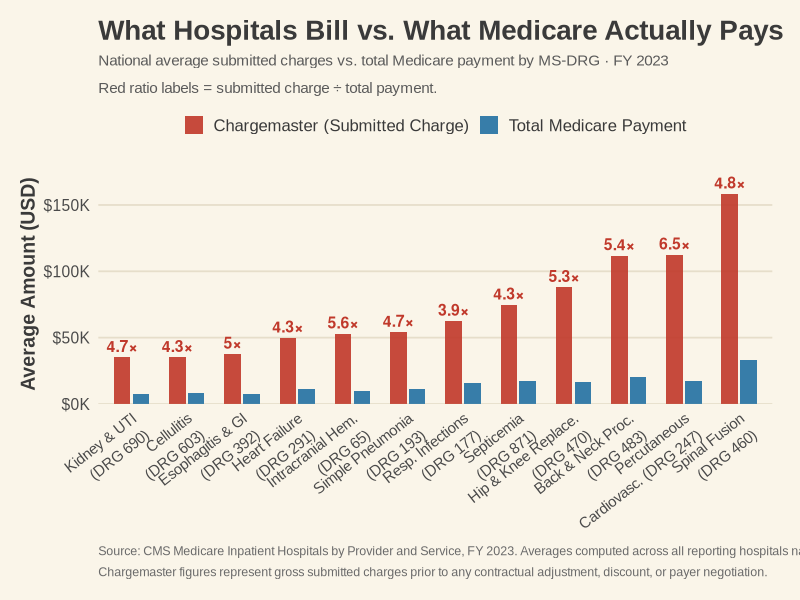

This figure's R source:
# ============================================================
# What Hospitals Bill vs. What Medicare Actually Pays
# Notes from the Abstracts — The Bill You Can't Read
# A. Rupert Crocker
# Source: CMS Medicare Inpatient Hospitals by Provider and Service, FY 2023
# ============================================================

library(ggplot2)
library(dplyr)
library(tidyr)
library(scales)

theme_1950s <- function() {
  theme_minimal(base_family = "Arial", base_size = 14) +
    theme(
      plot.background    = element_rect(fill = "#FAF5E9", color = NA),
      panel.background   = element_rect(fill = "#FAF5E9", color = NA),
      panel.grid.major   = element_line(color = "#E6DECA", linewidth = 0.6),
      panel.grid.minor   = element_blank(),
      axis.title         = element_text(face = "bold", color = "#3A3A3A"),
      axis.text          = element_text(color = "#4A4A4A"),
      plot.title         = element_text(face = "bold", size = 20, color = "#3A3A3A"),
      plot.subtitle      = element_text(size = 11, color = "#5A5A5A"),
      plot.margin        = margin(15, 20, 15, 15),
      legend.position    = "none"
    )
}

drg_data <- tribble(
  ~drg, ~label,                                ~charge,  ~total_pymt,
  690,  "Kidney & UTI\n(DRG 690)",              35026,    7481,
  603,  "Cellulitis\n(DRG 603)",                35047,    8208,
  392,  "Esophagitis & GI\n(DRG 392)",          37534,    7500,
  291,  "Heart Failure\n(DRG 291)",             49752,    11548,
   65,  "Intracranial Hem.\n(DRG 65)",          52757,    9482,
  193,  "Simple Pneumonia\n(DRG 193)",          54043,    11527,
  177,  "Resp. Infections\n(DRG 177)",          62325,    15986,
  871,  "Septicemia\n(DRG 871)",                74731,    17235,
  470,  "Hip & Knee Replace.\n(DRG 470)",       87838,    16458,
  483,  "Back & Neck Proc.\n(DRG 483)",        111791,    20519,
  247,  "Percutaneous\nCardiovasc. (DRG 247)", 112338,    17170,
  460,  "Spinal Fusion\n(DRG 460)",            158444,    32881
) %>%
  mutate(
    ratio = round(charge / total_pymt, 1),
    label = factor(label, levels = label)
  )

plot_data <- drg_data %>%
  pivot_longer(
    cols      = c(charge, total_pymt),
    names_to  = "measure",
    values_to = "amount"
  ) %>%
  mutate(
    measure = factor(
      measure,
      levels = c("charge", "total_pymt"),
      labels = c("Chargemaster (Submitted Charge)", "Total Medicare Payment")
    )
  )

pal <- c(
  "Chargemaster (Submitted Charge)" = "#C0392B",
  "Total Medicare Payment"          = "#2471A3"
)

p <- ggplot(plot_data, aes(x = label, y = amount, fill = measure)) +
  geom_col(
    position = position_dodge(width = 0.68),
    width    = 0.60,
    alpha    = 0.91
  ) +
  geom_text(
    data        = drg_data,
    aes(x       = label, y = charge,
        label   = paste0(ratio, "\u00d7"),
        fill    = NULL),
    position    = position_nudge(x = -0.17),
    vjust       = -0.45,
    hjust       = 0.5,
    size        = 4.0,
    color       = "#C0392B",
    fontface    = "bold",
    inherit.aes = FALSE
  ) +
  scale_y_continuous(
    labels = label_dollar(scale = 1e-3, suffix = "K"),
    expand = expansion(mult = c(0, 0.14))
  ) +
  scale_fill_manual(values = pal, name = NULL) +
  labs(
    title    = "What Hospitals Bill vs. What Medicare Actually Pays",
    subtitle = "National average submitted charges vs. total Medicare payment by MS-DRG \u00b7 FY 2023\nRed ratio labels = submitted charge \u00f7 total payment.",
    x        = NULL,
    y        = "Average Amount (USD)",
    caption  = "Source: CMS Medicare Inpatient Hospitals by Provider and Service, FY 2023. Averages computed across all reporting hospitals nationally.\nChargemaster figures represent gross submitted charges prior to any contractual adjustment, discount, or payer negotiation."
  ) +
  theme_1950s() +
  theme(
    legend.position    = "top",
    legend.text        = element_text(size = 12, color = "#3A3A3A"),
    legend.key.size    = unit(1.0, "lines"),
    legend.spacing.x   = unit(0.4, "cm"),
    axis.text.x        = element_text(angle = 38, hjust = 1, size = 10.5,
                                      lineheight = 1.2),
    panel.grid.major.x = element_blank(),
    plot.subtitle      = element_text(size = 11, color = "#5A5A5A",
                                      lineheight = 1.5),
    plot.caption       = element_text(size = 9, color = "#6A6A6A", hjust = 0,
                                      lineheight = 1.4, margin = margin(t = 10))
  )

# 16:9 at Substack width (1456px wide)
ggsave(
  "/mnt/user-data/outputs/price_transparency_gap.png",
  plot   = p,
  width  = 1456,
  height = 819,
  units  = "px",
  dpi    = 150,
  bg     = "#FAF5E9"
)

cat("Saved.\n")
